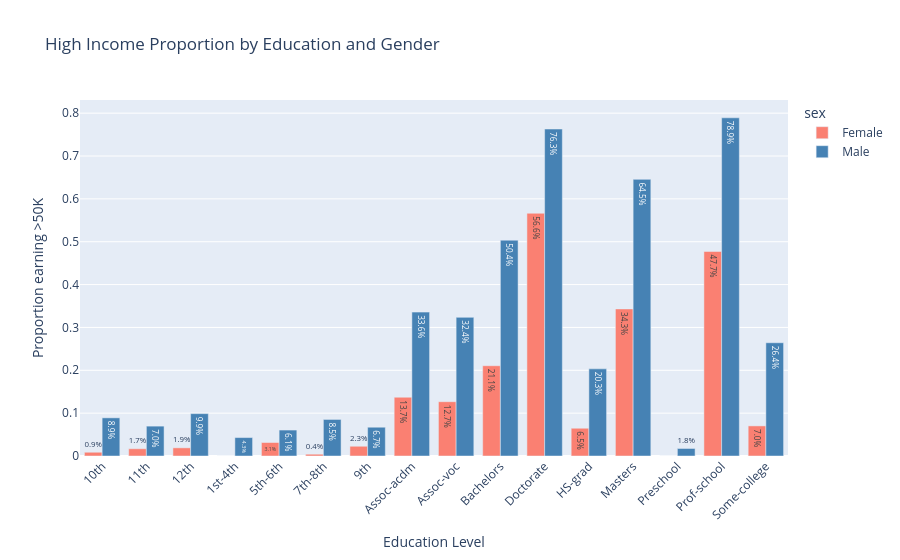

The notebook cell saved with this chart:
### Markdown cell above
* Grouped Bar Chart (Best for Comparison): Interactive with Plotly(Best for Exploration):

### Code cell
import plotly.express as px

df_processed = outlier_handler(df, method='iqr', strategy='clip', plot=False, verbose=False)[0]
# 2. Check what columns exist
print("Available columns:", df_processed.columns.tolist())

# 3. Create income_numeric if it doesn't exist
if 'income_numeric' not in df_processed.columns:
    print("Creating income_numeric...")
    # Convert income to binary numeric
    df_processed['income_numeric'] = (df_processed['class'].astype(str).str.strip() == '>50K').astype(int)

# Prepare data

plot_data = df_processed.groupby(['education', 'sex'])['income_numeric'].mean().reset_index()

# Create interactive grouped bar chart
fig = px.bar(plot_data, 
             x='education', 
             y='income_numeric', 
             color='sex',
             barmode='group',
             title='High Income Proportion by Education and Gender',
             labels={'income_numeric': 'Proportion earning >50K', 
                    'education': 'Education Level'},
             color_discrete_map={'Male': 'steelblue', 'Female': 'salmon'},
             text_auto='.1%')

fig.update_layout(xaxis_tickangle=-45)
fig.show()

### Figure 1 — Plotly figure (JSON) as saved in the notebook; plotly's stock layout.template omitted (floating-point values rounded to 4 significant figures)
{"data": [{"alignmentgroup": "True", "hovertemplate": "sex=Female<br>Education Level=%{x}<br>Proportion earning >50K=%{y}<extra></extra>", "legendgroup": "Female", "marker": {"color": "salmon", "pattern": {"shape": ""}}, "name": "Female", "offsetgroup": "Female", "orientation": "v", "showlegend": true, "textposition": "auto", "texttemplate": "%{y:.1%}", "type": "bar", "x": ["10th", "11th", "12th", "1st-4th", "5th-6th", "7th-8th", "9th", "Assoc-acdm", "Assoc-voc", "Bachelors", "Doctorate", "HS-grad", "Masters", "Preschool", "Prof-school", "Some-college"], "xaxis": "x", "y": [0.008753, 0.01692, 0.01905, 0.0, 0.0315, 0.004184, 0.02273, 0.1372, 0.1267, 0.2107, 0.5664, 0.06478, 0.3432, 0.0, 0.4773, 0.07023], "yaxis": "y"}, {"alignmentgroup": "True", "hovertemplate": "sex=Male<br>Education Level=%{x}<br>Proportion earning >50K=%{y}<extra></extra>", "legendgroup": "Male", "marker": {"color": "steelblue", "pattern": {"shape": ""}}, "name": "Male", "offsetgroup": "Male", "orientation": "v", "showlegend": true, "textposition": "auto", "texttemplate": "%{y:.1%}", "type": "bar", "x": ["10th", "11th", "12th", "1st-4th", "5th-6th", "7th-8th", "9th", "Assoc-acdm", "Assoc-voc", "Bachelors", "Doctorate", "HS-grad", "Masters", "Preschool", "Prof-school", "Some-college"], "xaxis": "x", "y": [0.08906, 0.06971, 0.09888, 0.04301, 0.06053, 0.08531, 0.06716, 0.3357, 0.3235, 0.5036, 0.763, 0.2034, 0.6455, 0.01754, 0.7892, 0.2642], "yaxis": "y"}], "layout": {"barmode": "group", "legend": {"title": {"text": "sex"}, "tracegroupgap": 0}, "title": {"text": "High Income Proportion by Education and Gender"}, "xaxis": {"anchor": "y", "domain": [0, 1], "tickangle": -45, "title": {"text": "Education Level"}}, "yaxis": {"anchor": "x", "domain": [0, 1], "title": {"text": "Proportion earning >50K"}}}}
